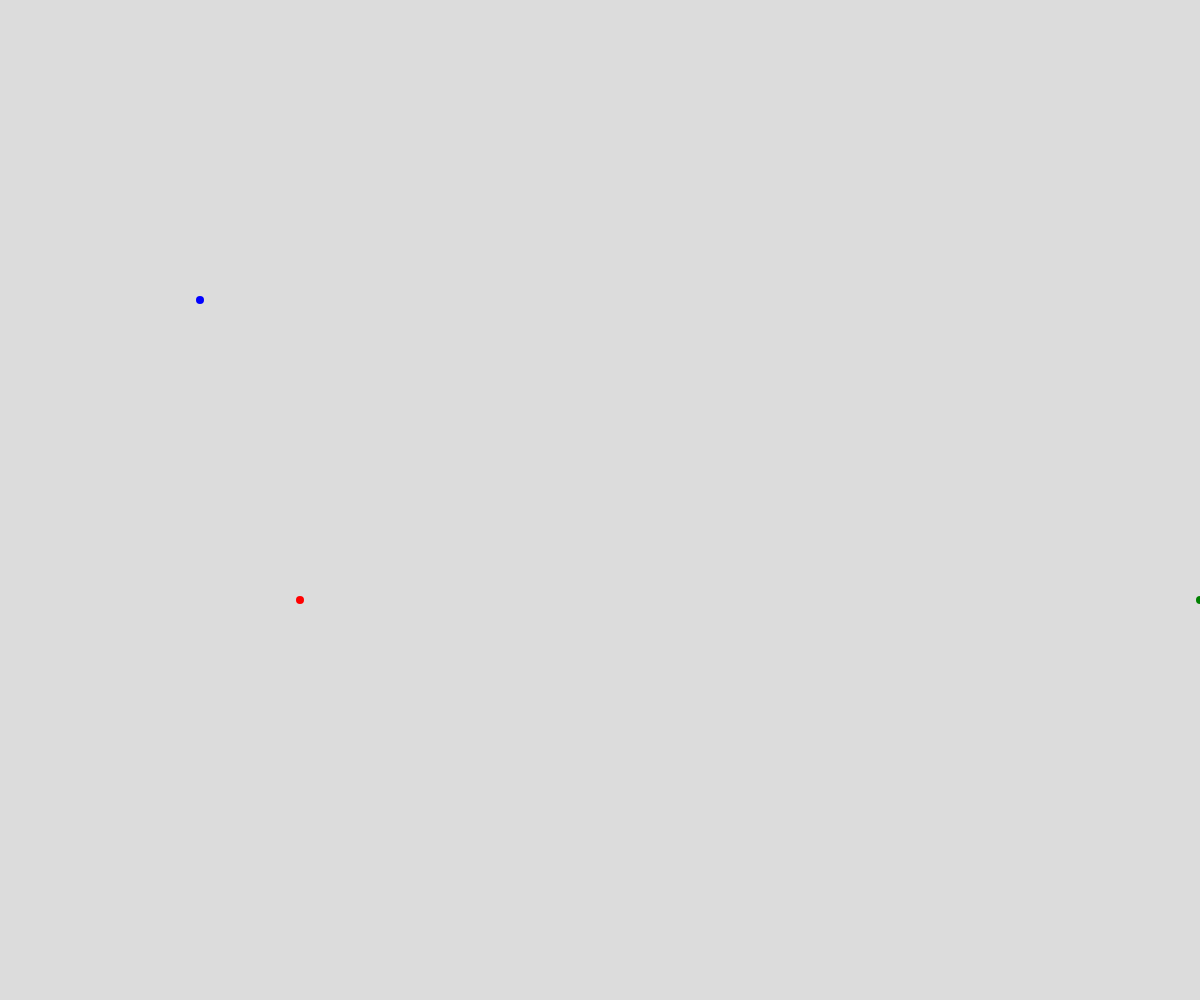
Frame 1 (no input)
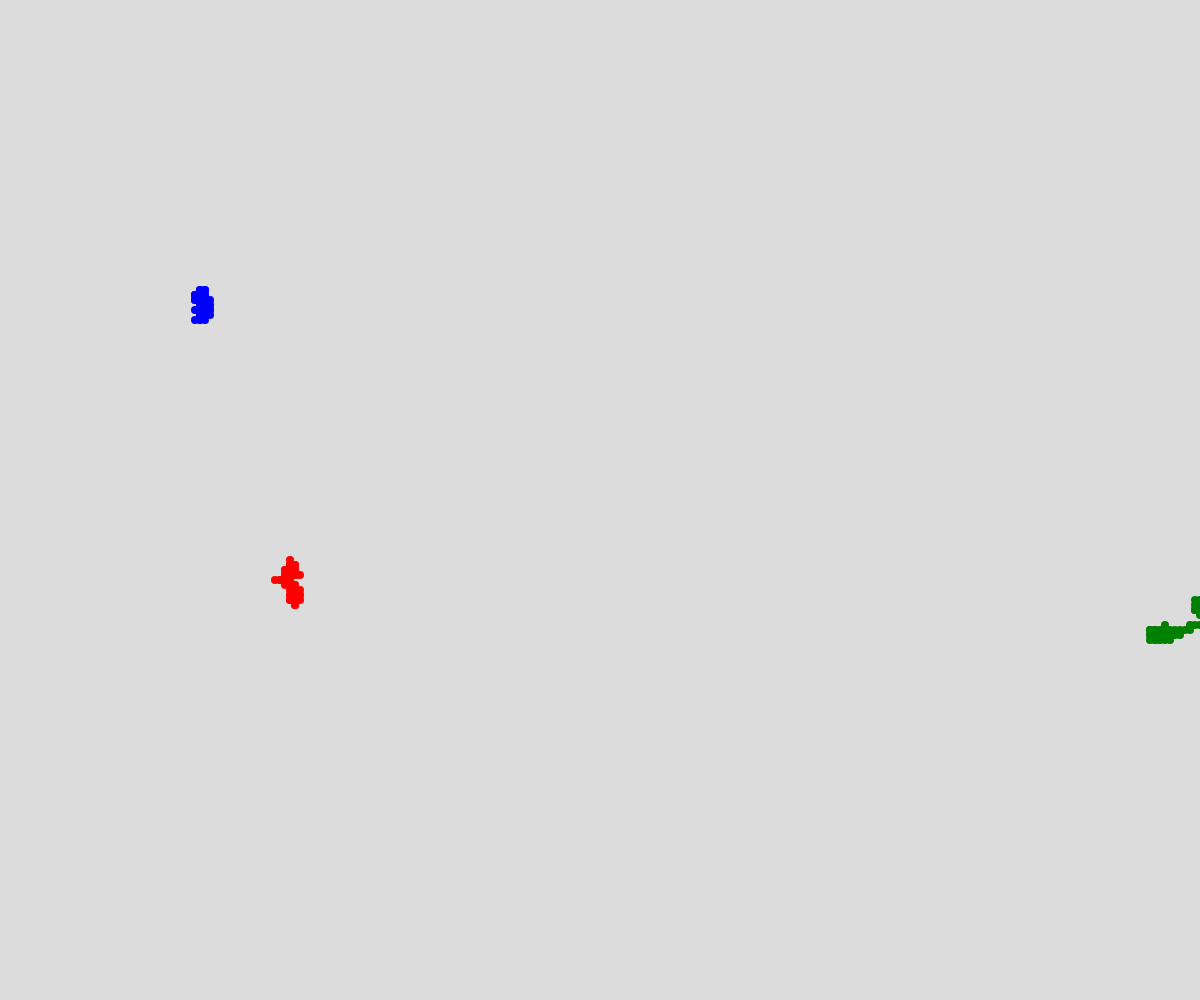
Frame 60 (no input)
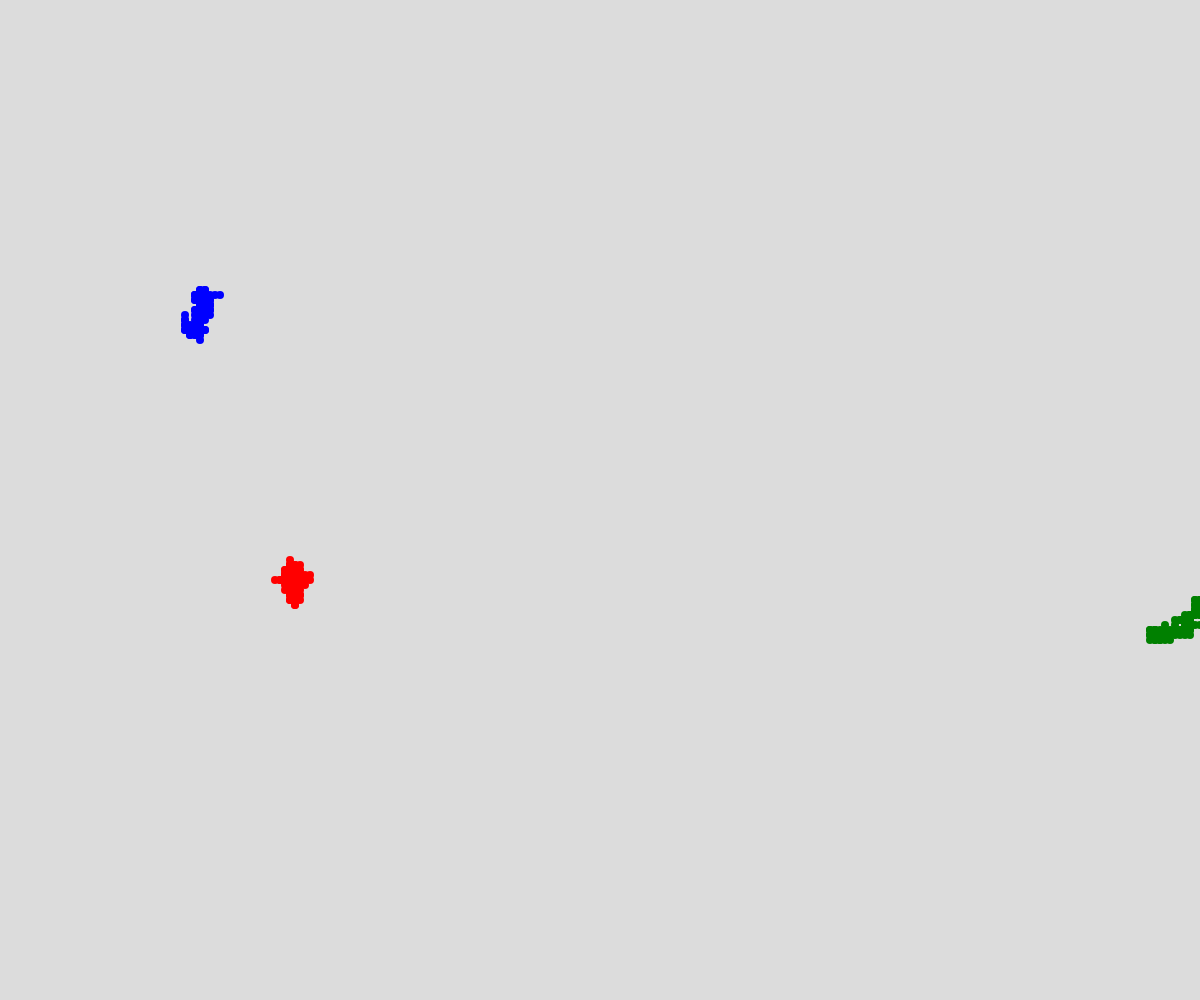
Frame 120 (the mouse pressed at the canvas centre since frame 60)

The p5.js sketch that drew these frames (run headless with seeded random() and noise() and a simulated clock; from frame 60 on, the mouse is pressed at the canvas centre):

// p5.js sketch
// ── sketch.js
// Project Title
// Your Name
// Date
//
// Extra for Experts:
// - describe what you did to take this project "above and beyond"

class Walker {
  constructor(x, y, color) {
    this.x = x;
    this.y = y;
    this.color = color;
    this.speed = 5;
    this.radius = 4;
  }

  display(){
    noStroke();
    fill(this.color);
    circle(this.x, this.y, this.radius*2);
  }

  move() {
    let choice = random(100);

    if (choice < 25) {
      this.y -= this.speed;
    }
    else if (choice < 50) {
      this.y += this.speed;
    }
    else if (choice < 75) {
      this.x -= this.speed;
    }
    else if (choice < 100) {
      this.x += this.speed;
    }
  }
}

let ben;
let uday;
let lila;

function setup() {
  createCanvas(windowWidth, windowHeight);
  background(220);
  ben = new Walker(300, 600, "red");
  uday = new Walker(200, 300, "blue");
  lila = new Walker(1200, 600, "green");
}

function draw() {
  ben.display();
  uday.display()
  lila.display()

  ben.move();
  uday.move()
  lila.move()
}
